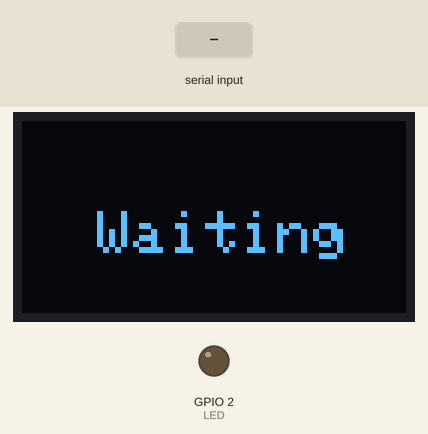
Recording of a sketch running on a simulated ESP32. Parts: 128×64 one-colour display, output pins drawn as LEDs (lit = HIGH). The test bench sets the inputs (shaded band).

Above: at 1.2 s.
1.3 s: "1\n" received over Serial
At 2.1 s:
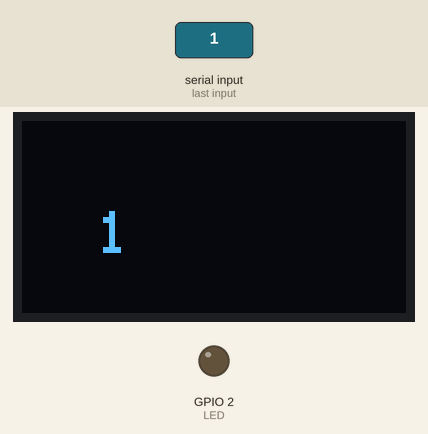
2.8 s: "1\n" received over Serial
4.3 s: "0\n" received over Serial
At 5.5 s:
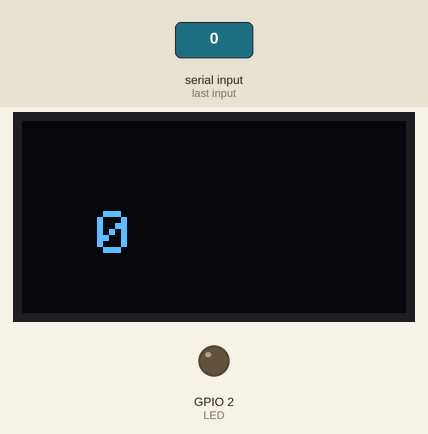
5.8 s: "2\n" received over Serial
At 6.8 s:
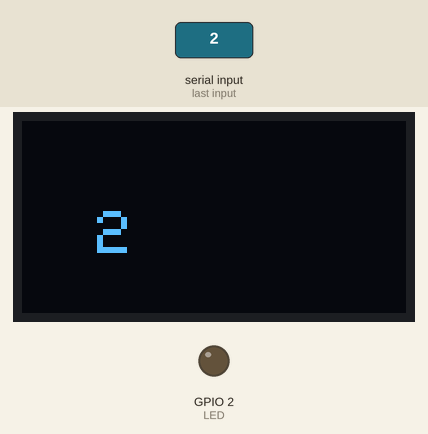
Timing chart, 0 to 8.3 s (numbered marks = the images above; inputs shaded):
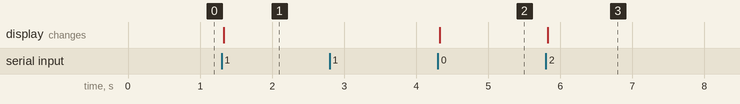

The sketch:

ESPSwitchProController.ino
```cpp
#include <Wire.h>
#include <Adafruit_GFX.h>
#include <Adafruit_SSD1306.h>

#define LED 2
#define SCREEN_WIDTH 128
#define SCREEN_HEIGHT 64

String receivedData = "";
String lastData = "";
Adafruit_SSD1306 display(SCREEN_WIDTH, SCREEN_HEIGHT, &Wire, -1);

void setup() {
  Serial.begin(115200);
  pinMode(LED, OUTPUT);
  while(!Serial){
    delay(100);
  }
  setupDisplay();

  display.clearDisplay();
  display.setCursor(25,30);
  display.println("Waiting");
  display.display();
}

void loop() {
  if(Serial.available()) {
    lastData = Serial.readStringUntil('\n');

    display.clearDisplay();
    display.setCursor(25,30);
    display.println(lastData);
    display.display();

    digitalWrite(LED, HIGH);
  }else{
    digitalWrite(LED, LOW);
  }

}

void setupDisplay() {
  if(!display.begin(SSD1306_SWITCHCAPVCC, 0x3C)) { // Address 0x3D for 128x64
    Serial.println(F("SSD1306 allocation failed"));
    for(;;);
  }
  display.clearDisplay();
  display.setTextSize(2);
  display.setTextColor(INVERSE);
  display.setCursor(25,30);
}
```

Measured:
- after the input at 1.3 s, the display: changes at once (image 1)
- after the input at 4.3 s, the display: changes at once (image 2)
- after the input at 5.8 s, the display: changes at once (image 3)
